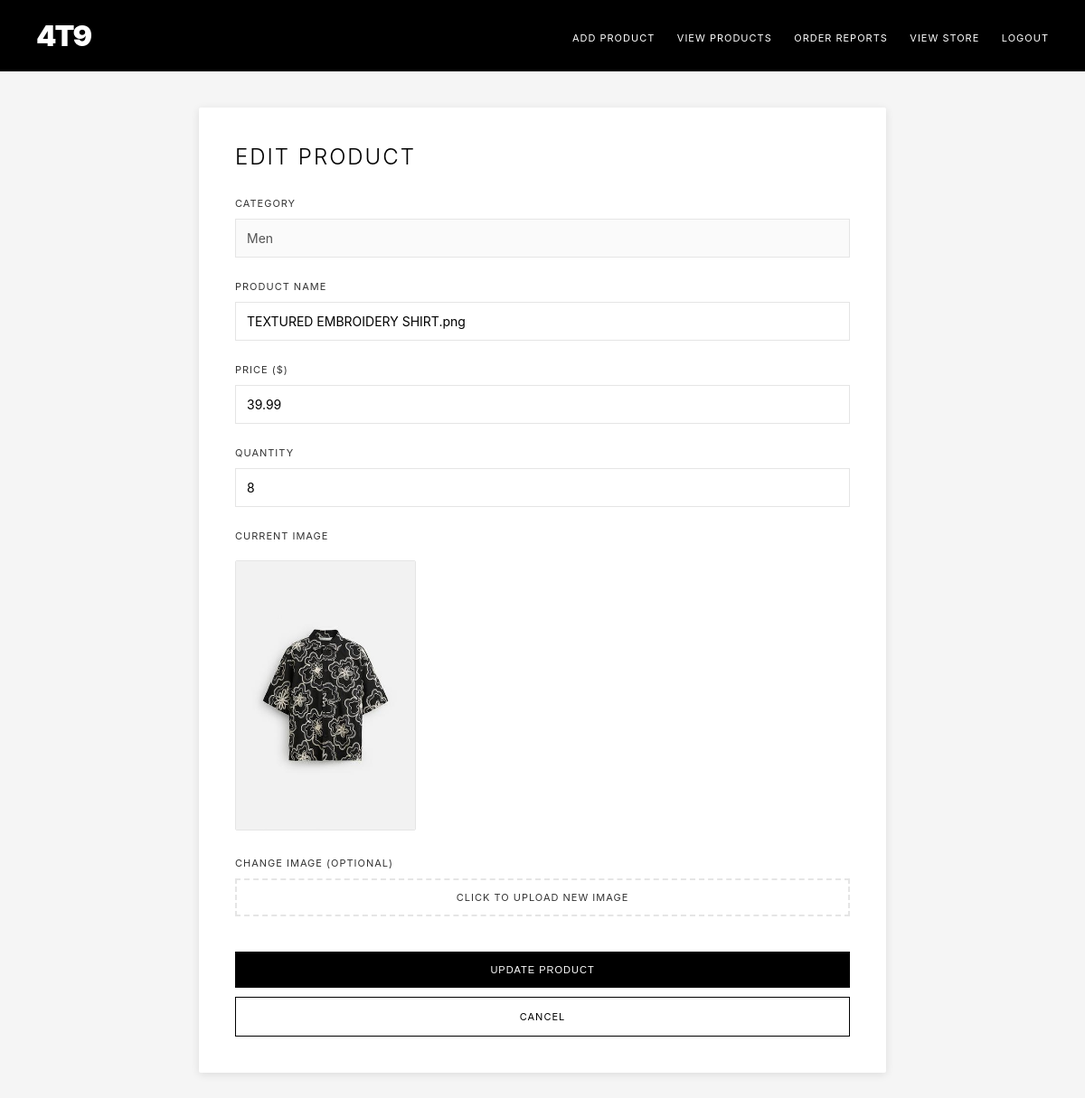
Page /admin/edit_product.php?id=15&category=men (signed in) on the committed database.
### tables this page shows
CREATE TABLE `men` (
  `id` int NOT NULL,
  `name` varchar(255) NOT NULL,
  `price` decimal(10,2) NOT NULL,
  `qty` int NOT NULL,
  `image` varchar(255) NOT NULL,
  `created_at` timestamp NULL DEFAULT CURRENT_TIMESTAMP
);

### admin/edit_product.php (the view, shortened to what this page needs)
<?php
require_once '../includes/db.php';
$id = $_GET['id'] ?? '';
$category = $_GET['category'] ?? 'men';
$stmt = $pdo->prepare("SELECT * FROM $category WHERE id = :id");
$stmt->execute(['id' => $id]);
$product = $stmt->fetch();
?>
<!DOCTYPE html>
<html lang="en">
<head>
</head>
<body>
    <div class="admin-header">
        <div class="admin-logo">4T9</div>
        <div class="admin-nav">
            <a href="dashboard.php">Add Product</a>
            <a href="view_products.php">View Products</a>
            <a href="order_reports.php">Order Reports</a>
            <a href="../home.php">View Store</a>
            <a href="logout.php">Logout</a>
        </div>
    </div>
    <div class="container">
        <div class="card">
            <h2>Edit Product</h2>
            <form method="POST" enctype="multipart/form-data">
                <div class="form-group">
                    <label>Category</label>
                    <input type="text" value="<?php echo ucfirst($category); ?>" disabled>
                </div>
                <div class="form-group">
                    <label for="name">Product Name</label>
                    <input type="text" id="name" name="name" value="<?php echo htmlspecialchars($product['name']); ?>" required>
                </div>
                <div class="form-group">
                    <label for="price">Price ($)</label>
                    <input type="number" id="price" name="price" step="0.01" min="0" value="<?php echo $product['price']; ?>" required>
                </div>
                <div class="form-group">
                    <label for="qty">Quantity</label>
                    <input type="number" id="qty" name="qty" min="0" value="<?php echo $product['qty']; ?>" required>
                </div>
                <div class="form-group">
                    <label>Current Image</label>
                    <img src="../uploadimg/<?php echo htmlspecialchars($product['image']); ?>" alt="Product" class="current-image">
                </div>
                <div class="form-group">
                    <label>Change Image (Optional)</label>
                    <div class="file-input-wrapper">
                        <label for="image" class="file-input-label">
                            Click to upload new image
                        </label>
                    </div>
                </div>
                <button type="submit" class="btn-submit">Update Product</button>
                <a href="view_products.php?category=<?php echo $category; ?>" class="btn-cancel">Cancel</a>
            </form>
        </div>
    </div>
</body>
</html>

### admin/edit_product.php (style rules this page uses)
* { margin: 0; padding: 0; box-sizing: border-box; }
body { font-family: -apple-system, BlinkMacSystemFont, 'Segoe UI', Roboto, 'Helvetica Neue', Arial, sans-serif; background: #f5f5f5; }
.admin-header { background: #000; color: #fff; padding: 20px 40px; display: flex; justify-content: space-between; align-items: center; }
.admin-logo { font-size: 32px; font-weight: 900; letter-spacing: -2px; }
.admin-nav a { color: #fff; text-decoration: none; margin-left: 20px; font-size: 11px; letter-spacing: 1px; text-transform: uppercase; }
.container { max-width: 800px; margin: 40px auto; padding: 0 20px; }
.card { background: #fff; padding: 40px; border-radius: 2px; box-shadow: 0 2px 10px rgba(0,0,0,0.1); }
.card h2 { font-size: 24px; font-weight: 300; letter-spacing: 2px; text-transform: uppercase; margin-bottom: 30px; }
.form-group { margin-bottom: 25px; }
.form-group label { display: block; font-size: 11px; letter-spacing: 1px; text-transform: uppercase; margin-bottom: 10px; color: #333; }
.form-group input, .form-group select { width: 100%; padding: 12px; border: 1px solid #e5e5e5; font-size: 14px; outline: none; transition: border 0.3s; font-family: inherit; }
.btn-submit { width: 100%; padding: 14px; background: #000; color: #fff; border: none; font-size: 11px; letter-spacing: 1px; text-transform: uppercase; cursor: pointer; transition: background 0.3s; }
.btn-cancel { width: 100%; padding: 14px; background: #fff; color: #000; border: 1px solid #000; font-size: 11px; letter-spacing: 1px; text-transform: uppercase; cursor: pointer; transition: all 0.3s; text-decoration: none; display: block; text-align: center; margin-top: 10px; }
.current-image { max-width: 200px; margin-top: 10px; border: 1px solid #e5e5e5; border-radius: 2px; }
.file-input-wrapper { position: relative; overflow: hidden; display: inline-block; width: 100%; }
.file-input-label { display: block; padding: 12px; border: 2px dashed #e5e5e5; text-align: center; cursor: pointer; transition: border-color 0.3s; font-size: 13px; color: #666; }

### rows in the picture
men: name "TEXTURED EMBROIDERY SHIRT.png", price "39.99", qty "8", image (picture)
